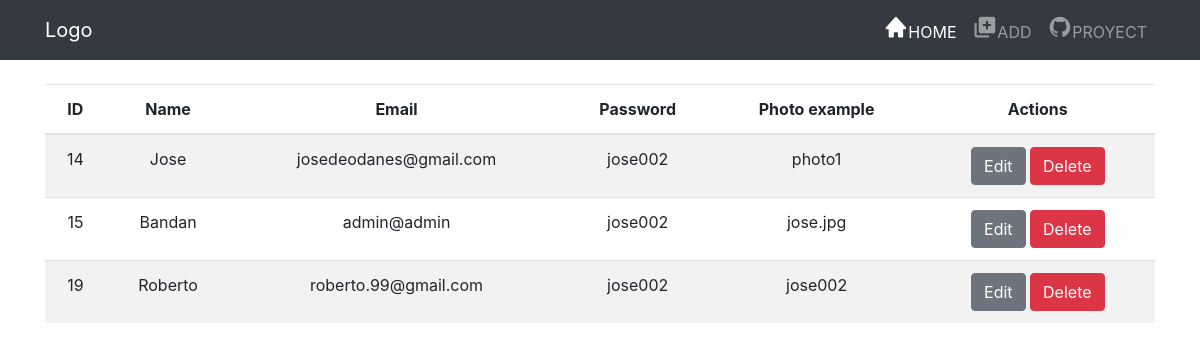
The page / on the database its author committed.
### tables this page shows
CREATE TABLE `usuarios` (
  `ID` int(11) NOT NULL,
  `Nombre` varchar(50) NOT NULL,
  `Correo` varchar(50) NOT NULL,
  `Clave` varchar(50) NOT NULL,
  `Foto` text NOT NULL
);

### controllers/controllerSchool.php (called while the page is built, shortened)
<?php
require ("models/school.php");
class control
{
	public function __construct()
	{
		$this->BD = new school();
	}
	public function index()
	{
		include_once("views/home.php");
	}
}
?>

### config/connection.php (called while the page is built)
<?php
class conexion
{
	public static function connect()
	{
		$pdo = new PDO("mysql:host=localhost;dbname=escuela;charset=utf8","root","");
		$pdo->setAttribute(PDO::ATTR_ERRMODE,PDO::ERRMODE_EXCEPTION);
		return $pdo;
	}
}
?>

### models/school.php (called while the page is built, shortened)
<?php
class school
{
	public $CONNECT;
	public function __construct()
	{
		try{
			$this->CONNECT = conexion::connect();
		}catch(Exception $error){
			die($error->getMessage());
		}
	}
	public function getData()
	{
		$selectSQL = "SELECT * FROM usuarios";
		try{
			$stmt = $this->CONNECT->prepare($selectSQL);
			$stmt->execute();
			return $stmt->fetchAll(PDO::FETCH_OBJ);
		}catch(Exception $error)
		{
			die($error->getMessage());
		}
	}
}
?>

### views/home.php (the view)
<?php require ("./views/plantilla/header.php"); ?>
    <section class="container my-4 table-responsive">
        <div class="row">
            <div class="col-12 col-sm-12 col-md-12">
                <table class="table table-striped">
                    <thead>
                        <tr class="text-center">
                            <th>ID</th>
                            <th>Name</th>
                            <th>Email</th>
                            <th>Password</th>
                            <th>Photo example</th>
                            <th>Actions</th>
                        </tr>
                    </thead>
                    <tbody>
                        <?php foreach($this->BD->getData() as $data):?>
                        <tr class="text-center">
                            <td><?php echo $data->ID ?></td>
                            <td><?php echo $data->Nombre ?></td>
                            <td><?php echo $data->Correo ?></td>
                            <td><?php echo $data->Clave ?></td>
                            <td><?php echo $data->Foto ?></td>
                            <td><a class="btn btn-secondary" href="?option=update&id=<?php echo $data->ID ?>">Edit</a>
                            <a class="btn btn-danger" href="?option=delete&id=<?php echo $data->ID ?>">Delete</a></td>
                        </tr>
                        <?php endforeach?>
                    </tbody>
                </table>
            </div>
        </div>
    </section>
<?php require ("./views/plantilla/footer.php"); ?>

### index.php
<?php
require ("./controllers/controllerSchool.php");
require ("./config/connection.php");
$controller = new control();
if(!isset($_REQUEST['option']))
{
	$controller->index();
}
else
{
	$action = $_REQUEST['option'];
	call_user_func(array($controller,$action));
}
?>

### views/plantilla/header.php (shortened to what this page needs)
<!DOCTYPE html>
<html lang="es">
  <head>
    <link rel="stylesheet" href="https://cdn.jsdelivr.net/npm/bootstrap@4.5.3/dist/css/bootstrap.min.css">
    <link href='https://unpkg.com/boxicons@2.0.7/css/boxicons.min.css' rel='stylesheet'>
  </head>
  <body>
    <header>
        <nav class="navbar navbar-expand-lg navbar-dark bg-dark">
          <div class="container">
            <a class="navbar-brand" href="#">Logo</a>
            <div class="collapse navbar-collapse" id="navbarNav">
              <ul class="navbar-nav ml-auto">
                <li class="nav-item active">
                  <a class="nav-link" href="?option=index"><i class='bx bxs-home bx-sm' ></i>HOME <span class="sr-only">(current)</span></a>
                </li>
                <li class="nav-item">
                  <a class="nav-link" href="?option=add"><i class='bx bxs-add-to-queue bx-sm'></i>ADD</a>
                </li>
                <li class="nav-item">
                  <a class="nav-link" href="?option=add"><i class='bx bxl-github bx-sm'></i>PROYECT</a>
                </li>
              </ul>
            </div>
            </div>
        </nav>
    </header>

### views/plantilla/footer.php (shortened to what this page needs)
  </body>
</html>

### rows shown on the page
usuarios: ID "14", Nombre "Jose", Correo "josedeodanes@gmail.com", Clave "jose002", Foto "photo1"
usuarios: ID "15", Nombre "Bandan", Correo "admin@admin", Clave "jose002", Foto "jose.jpg"
usuarios: ID "19", Nombre "Roberto", Correo "roberto.99@gmail.com", Clave "jose002", Foto "jose002"
